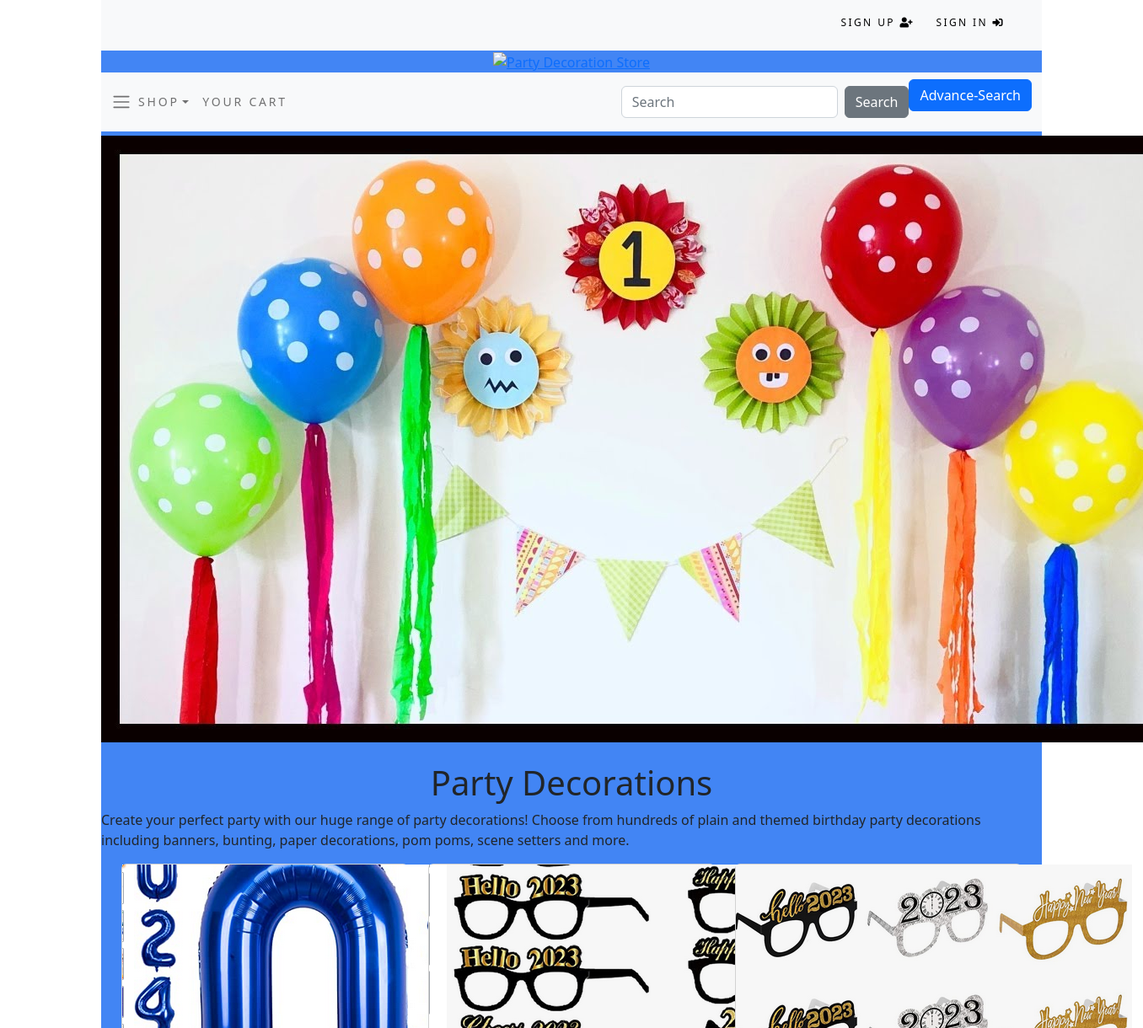
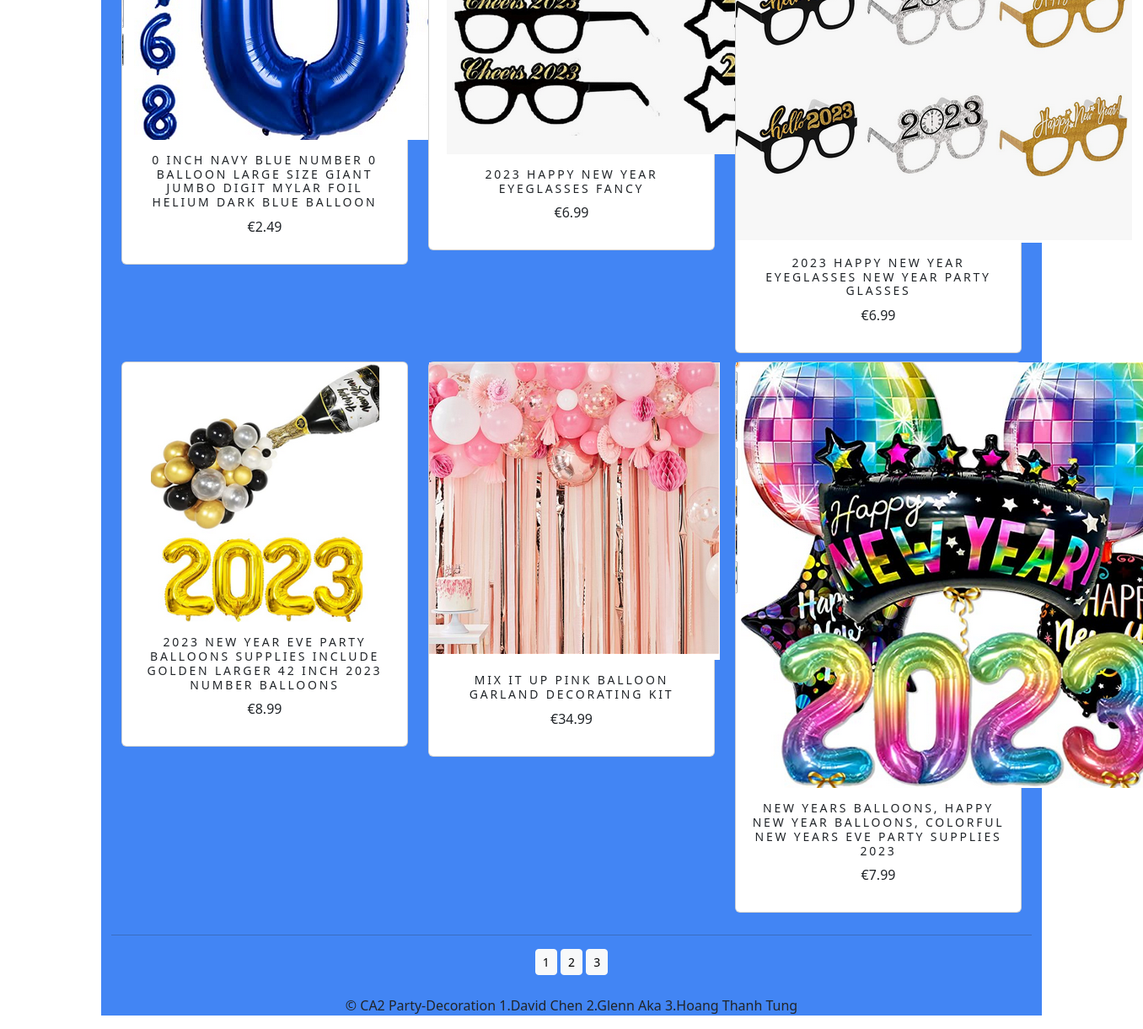
The page / on the database its author committed (2 pictures, top to bottom).
### shop/models.py (models this page shows, shortened)
class Product(models.Model):
    id = models.UUIDField(primary_key=True,default=uuid.uuid4,editable=False)
    name = models.CharField(max_length=250, unique=True)
    description = models.TextField(blank = True)
    category = models.ForeignKey(Category, on_delete=models.CASCADE)
    price = models.DecimalField(max_digits=10, decimal_places=2)
    image = models.ImageField(upload_to = 'product', blank=True)
    stock = models.IntegerField()
    available = models.BooleanField(default=True)
    created = models.DateTimeField(auto_now_add=True, blank = True, null= True)
    updated = models.DateTimeField(auto_now=True, blank = True, null= True)
    class Meta:
        ordering = ('name',)
        verbose_name = 'product'
        verbose_name_plural = 'products'
    def get_absolute_url(self):
        return reverse('shop:product_detail', args=[self.category.id, self.id])

### shop/views.py (the view)
# urls.py: path('', views.prod_list, name = 'all_products'),
def prod_list(request, category_id=None):
    category = None
    products = Product.objects.filter(available=True)
    if category_id:
        category = get_object_or_404(Category, id=category_id)
        products = Product.objects.filter(category=category, available=True)
    paginator = Paginator(products, 6)
    try:
        page = int(request.GET.get('Page','1'))
    except:
        page = 1
    try:
        products = paginator.page(page)
    except (EmptyPage, InvalidPage):
        products = paginator.page(paginator.num_page)
    return  render(request, 'shop/category.html',{'category':category, 'prods':products})

### cart/context_processors.py (called while the page is built)
def counter(request):
    item_count = 0
    if 'admin' in request.path:
        return {}
    else:
        try:
            cart = Cart.objects.filter(cart_id=_cart_id(request))
            cart_items = CartItem.objects.all().filter(cart=cart[:1])
            for cart_item in cart_items:
                item_count += cart_item.quantity
        except Cart.DoesNotExist:
            item_count = 0
    return {'item_count':item_count}

### cart/views.py (called while the page is built)
def _cart_id(request):
    cart = request.session.session_key
    if not cart:
        cart = request.session.create()
    return cart

### shop/context_processors.py (called while the page is built)
def menu_links(request):
    links = Category.objects.all()
    return {'links':links}

### shop/models.py (called while the page is built)
    def get_absolute_url(self):
        return reverse('shop:products_by_category', args=[self.id])

### shop/templates/shop/category.html (shortened to what this page needs)
{% extends "base.html" %}
{% load static %}
{% block content %}
    <div class = mx-auto>
        {% if category %}
            <img class = "my_image"src="{{category.image.url}}" alt="{{category.name}}">
    </div>
    <br>
    <div>
        <h1 class = "text-center my_title">{{category.name}}</h1>
        <p class = "text-justify">{{category.description}}</p>
    </div>
    {% else %}
        <img class = "my_image my_image_padding "src="{% static 'images/BirthDay_Decoration.jpg' %}" alt="Our Products Collection">
    </div>
    <br>
    <div>
        <h1 class = "text-center my_title">Party Decorations</h1>
        <p class = "text-justify">Create your perfect party with our huge range of party decorations! Choose from hundreds of plain and themed birthday party decorations including banners, bunting, paper decorations, pom poms, scene setters and more. </p>
    </div>
    {% endif %}
    <div class="container">
        <div class="row mx-auto">
            {% for product in prods %}
                <div class="my_bottom_margin col-9 col-lg-4 col-sm-12 col-md-4">
                    <div class="card text-center" style="min-width:18rem;">
                        <a class ="img" href="{{product.get_absolute_url}}"><img src="{{product.image.url}}" alt="{{product.name}}"></a>
                        <div class="card-body">
                            <h4>{{product.name}}</h4>
                            <p>€{{product.price}}</p>
                        </div>
                    </div>
                </div>
            {% endfor %}
        </div>
        <div class="mx-auto">
            {% if prods.paginator.num_pages > 1 %}
            <hr>
            <div class="text-center">
                {% for pg in prods.paginator.page_range %}
                    <a href="?page={{pg}}" class="btn btn-light btn-sm {%
                    if products.number == pg %}active{% endif
                    %}">{{pg}}</a>
                {% endfor %}
            </div>
            {% endif %}
        </div>
        <br>
    </div>
{% endblock %}

### shop/templates/base.html (shortened to what this page needs)
{% load static %}
<!DOCTYPE html>
<html lang="en">
<head>
        <link rel="stylesheet" href="{% static 'css/custom.css' %}">
        <link href="https://cdn.jsdelivr.net/npm/bootstrap@5.2.2/dist/css/bootstrap.min.css"
        rel="stylesheet" integrity="sha384-
        Zenh87qX5JnK2Jl0vWa8Ck2rdkQ2Bzep5IDxbcnCeuOxjzrPF/et3URy9Bv1WTRi"
>
        <link rel="stylesheet" href="https://use.fontawesome.com/releases/v5.15.1/css/all.css">
</head>
<body>
    <div class="container">
        <div class="container-fluid bg-light navbar-fixed-top my_top_navbar_div">
            {% include 'top-navbar.html' %}
        </div>
        <div style="background-color: #4285f4;">
        {% include 'header.html' %}
        {% include 'navbar.html' %}
        {% block content %}
        {% endblock %}
        {% include 'footer.html' %}
        </div>
    </div>
</body>
</html>

### shop/templates/top-navbar.html
<div class="container">
    <div class="my_custom_menu">
        <ul>
            {% if user.is_authenticated %}
            <li>
                Welcome, <a href="#" class="dropdown-toggle" data-bs-toggle="dropdown"
                aria-haspopup="true" aria-expanded="false">{{ user.username }}
                <i class="fas fa-user-circle"></i></a>
                <div class="dropdown-menu dropdown-menu-right">
                    <a href="{% url 'order:order_history' %}" class="dropdown-item">Order Hostory</a>
                </div>
            </li>
            <li>
                <a href="{% url 'logout' %}">Sign Out <i class="fas fa-sign-out-alt"></i></a>
            </li>
            {% else %}
            <li>
                <a href="{% url 'signup' %}">Sign Up <i class="fas fa-user-plus"></i></a>
            </li>
            <li>
                <a href="{% url 'login' %}">Sign In <i class="fas fa-sign-in-alt"></i></a>
            </li>
            {% endif %}
        </ul>
    </div>
</div>

### shop/templates/header.html
{% load static %}
<header>
    <div style="text-align: center;">
        <a href="{% url 'shop:all_products' %}">
        <img src="{% static 'images/logo.jpg ' %}" alt="Party Decoration Store"></a>
    </div>
</header>

### shop/templates/navbar.html (shortened to what this page needs)
<nav class="navbar navbar-expand-lg navbar-light bg-light">
    <div class="container-fluid">
       <span class="navbar-toggler-icon"></span>
      <div class="collapse navbar-collapse" id="navbarSupportedContent">
        <ul class="navbar-nav me-auto mb-2 mb-lg-0">
           <li class="nav-item dropdown">
           <a class="nav-link dropdown-toggle" href="#" id="navbarDropdown" role="button" data-bs-toggle="dropdown" aria-expanded="false">shop</a>
                 </li>
                 <li class="nav-item">
                    <a class="nav-link" href="#">Your Cart</a>
                 </li>
                </ul>
                <form class="d-flex" action="{% url 'search_app:searchResult' %}" method="get">
                 <input class="form-control me-2" type="search" placeholder="Search" aria-label="Search" name="q">
                 <button class="btn btn-secondary my-2 my-sm-0" type="submit">Search</button>
                </form>
                <p>
                  <a class="btn btn-primary" data-bs-toggle="collapse" href="#collapseExample" role="button" aria-expanded="false" aria-controls="collapseExample">
                    Advance-Search
                  </a>
                </p>
                    <body>
                  </body>
        </div>
    </div>
</nav>

### shop/templates/footer.html
<div class = "footer navbar-fixed-bottom my-footer">
    <p class = "text-center">&copy; CA2 Party-Decoration 1.David Chen 2.Glenn Aka 3.Hoang Thanh Tung</p>
</div>

### shop/static/css/custom.css (style rules this page uses)
.nav-item { letter-spacing: .2em; font-size: 14px; text-transform: uppercase; }
.my_image_padding { padding-top: 5px; }
.my_bottom_margin { margin-bottom: 10px; }
.card-body h4 { font-size: 14px; text-transform: uppercase; letter-spacing: .2em; }
.my_top_navbar_div { height: 60px; line-height: 50px; }
.my_custom_menu { text-align: right !important; }
.my_custom_menu ul li { list-style: none; color: #000; text-transform: uppercase; letter-spacing: .2em; font-size: 12px; padding-right: 20px; display: inline; }
.my_custom_menu ul li a { text-decoration: none; color: #000; list-style: none; text-transform: uppercase; letter-spacing: .2em; font-size: 12px; }

### rows shown on the page
Product: image (picture), name "0 INCH NAVY BLUE NUMBER 0 BALLOON LARGE SIZE GIANT JUMBO DIGIT MYLAR FOIL HELIUM DARK BLUE BALLOON", price "2.49"
Product: image (picture), name "2023 HAPPY NEW YEAR EYEGLASSES FANCY", price "6.99"
Product: image (picture), name "2023 HAPPY NEW YEAR EYEGLASSES NEW YEAR PARTY GLASSES", price "6.99"
Product: image (picture), name "2023 NEW YEAR EVE PARTY BALLOONS SUPPLIES INCLUDE GOLDEN LARGER 42 INCH 2023 NUMBER BALLOONS", price "8.99"
Product: image (picture), name "MIX IT UP PINK BALLOON GARLAND DECORATING KIT", price "34.99"
Product: image (picture), name "NEW YEARS BALLOONS, HAPPY NEW YEAR BALLOONS, COLORFUL NEW YEARS EVE PARTY SUPPLIES 2023", price "7.99"

### other values the page prints
{{ pg }} "1" "2" "3"
